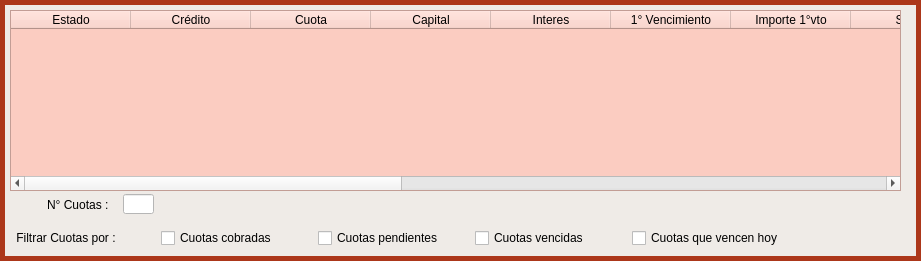
      <widget class="QGroupBox" name="groupBox_3">
       <property name="geometry">
        <rect>
         <x>32</x>
         <y>289</y>
         <width>921</width>
         <height>261</height>
        </rect>
       </property>
       <property name="palette">
        <palette>
         <active>
          <colorrole role="WindowText">
           <brush brushstyle="SolidPattern">
            <color alpha="255">
             <red>0</red>
             <green>0</green>
             <blue>0</blue>
            </color>
           </brush>
          </colorrole>
          <colorrole role="Button">
           <brush brushstyle="SolidPattern">
            <color alpha="255">
             <red>239</red>
             <green>235</green>
             <blue>231</blue>
            </color>
           </brush>
          </colorrole>
          <colorrole role="Light">
           <brush brushstyle="SolidPattern">
            <color alpha="255">
             <red>255</red>
             <green>187</green>
             <blue>153</blue>
            </color>
           </brush>
          </colorrole>
          <colorrole role="Midlight">
           <brush brushstyle="SolidPattern">
            <color alpha="255">
             <red>255</red>
             <green>144</green>
             <blue>89</blue>
            </color>
           </brush>
          </colorrole>
          <colorrole role="Dark">
           <brush brushstyle="SolidPattern">
            <color alpha="255">
             <red>127</red>
             <green>51</green>
             <blue>12</blue>
            </color>
           </brush>
          </colorrole>
          <colorrole role="Mid">
           <brush brushstyle="SolidPattern">
            <color alpha="255">
             <red>170</red>
             <green>68</green>
             <blue>16</blue>
            </color>
           </brush>
          </colorrole>
          <colorrole role="Text">
           <brush brushstyle="SolidPattern">
            <color alpha="255">
             <red>0</red>
             <green>0</green>
             <blue>0</blue>
            </color>
           </brush>
          </colorrole>
          <colorrole role="BrightText">
           <brush brushstyle="SolidPattern">
            <color alpha="255">
             <red>255</red>
             <green>255</green>
             <blue>255</blue>
            </color>
           </brush>
          </colorrole>
          <colorrole role="ButtonText">
           <brush brushstyle="SolidPattern">
            <color alpha="255">
             <red>0</red>
             <green>0</green>
             <blue>0</blue>
            </color>
           </brush>
          </colorrole>
          <colorrole role="Base">
           <brush brushstyle="SolidPattern">
            <color alpha="255">
             <red>239</red>
             <green>235</green>
             <blue>231</blue>
            </color>
           </brush>
          </colorrole>
          <colorrole role="Window">
           <brush brushstyle="SolidPattern">
            <color alpha="255">
             <red>239</red>
             <green>235</green>
             <blue>231</blue>
            </color>
           </brush>
          </colorrole>
          <colorrole role="Shadow">
           <brush brushstyle="SolidPattern">
            <color alpha="255">
             <red>0</red>
             <green>0</green>
             <blue>0</blue>
            </color>
           </brush>
          </colorrole>
          <colorrole role="Highlight">
           <brush brushstyle="SolidPattern">
            <color alpha="255">
             <red>255</red>
             <green>170</green>
             <blue>127</blue>
            </color>
           </brush>
          </colorrole>
          <colorrole role="AlternateBase">
           <brush brushstyle="SolidPattern">
            <color alpha="255">
             <red>255</red>
             <green>178</green>
             <blue>140</blue>
            </color>
           </brush>
          </colorrole>
          <colorrole role="ToolTipBase">
           <brush brushstyle="SolidPattern">
            <color alpha="255">
             <red>255</red>
             <green>255</green>
             <blue>220</blue>
            </color>
           </brush>
          </colorrole>
          <colorrole role="ToolTipText">
           <brush brushstyle="SolidPattern">
            <color alpha="255">
             <red>0</red>
             <green>0</green>
             <blue>0</blue>
            </color>
           </brush>
          </colorrole>
         </active>
         <inactive>
          <colorrole role="WindowText">
           <brush brushstyle="SolidPattern">
            <color alpha="255">
             <red>0</red>
             <green>0</green>
             <blue>0</blue>
            </color>
           </brush>
          </colorrole>
          <colorrole role="Button">
           <brush brushstyle="SolidPattern">
            <color alpha="255">
             <red>239</red>
             <green>235</green>
             <blue>231</blue>
            </color>
           </brush>
          </colorrole>
          <colorrole role="Light">
           <brush brushstyle="SolidPattern">
            <color alpha="255">
             <red>255</red>
             <green>187</green>
             <blue>153</blue>
            </color>
           </brush>
          </colorrole>
          <colorrole role="Midlight">
           <brush brushstyle="SolidPattern">
            <color alpha="255">
             <red>255</red>
             <green>144</green>
             <blue>89</blue>
            </color>
           </brush>
          </colorrole>
          <colorrole role="Dark">
           <brush brushstyle="SolidPattern">
            <color alpha="255">
             <red>127</red>
             <green>51</green>
             <blue>12</blue>
            </color>
           </brush>
          </colorrole>
          <colorrole role="Mid">
           <brush brushstyle="SolidPattern">
            <color alpha="255">
             <red>170</red>
             <green>68</green>
             <blue>16</blue>
            </color>
           </brush>
          </colorrole>
          <colorrole role="Text">
           <brush brushstyle="SolidPattern">
            <color alpha="255">
             <red>0</red>
             <green>0</green>
             <blue>0</blue>
            </color>
           </brush>
          </colorrole>
          <colorrole role="BrightText">
           <brush brushstyle="SolidPattern">
            <color alpha="255">
             <red>255</red>
             <green>255</green>
             <blue>255</blue>
            </color>
           </brush>
          </colorrole>
          <colorrole role="ButtonText">
           <brush brushstyle="SolidPattern">
            <color alpha="255">
             <red>0</red>
             <green>0</green>
             <blue>0</blue>
            </color>
           </brush>
          </colorrole>
          <colorrole role="Base">
           <brush brushstyle="SolidPattern">
            <color alpha="255">
             <red>239</red>
             <green>235</green>
             <blue>231</blue>
            </color>
           </brush>
          </colorrole>
          <colorrole role="Window">
           <brush brushstyle="SolidPattern">
            <color alpha="255">
             <red>239</red>
             <green>235</green>
             <blue>231</blue>
            </color>
           </brush>
          </colorrole>
          <colorrole role="Shadow">
           <brush brushstyle="SolidPattern">
            <color alpha="255">
             <red>0</red>
             <green>0</green>
             <blue>0</blue>
            </color>
           </brush>
          </colorrole>
          <colorrole role="Highlight">
           <brush brushstyle="SolidPattern">
            <color alpha="255">
             <red>255</red>
             <green>170</green>
             <blue>127</blue>
            </color>
           </brush>
          </colorrole>
          <colorrole role="AlternateBase">
           <brush brushstyle="SolidPattern">
            <color alpha="255">
             <red>255</red>
             <green>178</green>
             <blue>140</blue>
            </color>
           </brush>
          </colorrole>
          <colorrole role="ToolTipBase">
           <brush brushstyle="SolidPattern">
            <color alpha="255">
             <red>255</red>
             <green>255</green>
             <blue>220</blue>
            </color>
           </brush>
          </colorrole>
          <colorrole role="ToolTipText">
           <brush brushstyle="SolidPattern">
            <color alpha="255">
             <red>0</red>
             <green>0</green>
             <blue>0</blue>
            </color>
           </brush>
          </colorrole>
         </inactive>
         <disabled>
          <colorrole role="WindowText">
           <brush brushstyle="SolidPattern">
            <color alpha="255">
             <red>127</red>
             <green>51</green>
             <blue>12</blue>
            </color>
           </brush>
          </colorrole>
          <colorrole role="Button">
           <brush brushstyle="SolidPattern">
            <color alpha="255">
             <red>239</red>
             <green>235</green>
             <blue>231</blue>
            </color>
           </brush>
          </colorrole>
          <colorrole role="Light">
           <brush brushstyle="SolidPattern">
            <color alpha="255">
             <red>255</red>
             <green>187</green>
             <blue>153</blue>
            </color>
           </brush>
          </colorrole>
          <colorrole role="Midlight">
           <brush brushstyle="SolidPattern">
            <color alpha="255">
             <red>255</red>
             <green>144</green>
             <blue>89</blue>
            </color>
           </brush>
          </colorrole>
          <colorrole role="Dark">
           <brush brushstyle="SolidPattern">
            <color alpha="255">
             <red>127</red>
             <green>51</green>
             <blue>12</blue>
            </color>
           </brush>
          </colorrole>
          <colorrole role="Mid">
           <brush brushstyle="SolidPattern">
            <color alpha="255">
             <red>170</red>
             <green>68</green>
             <blue>16</blue>
            </color>
           </brush>
          </colorrole>
          <colorrole role="Text">
           <brush brushstyle="SolidPattern">
            <color alpha="255">
             <red>127</red>
             <green>51</green>
             <blue>12</blue>
            </color>
           </brush>
          </colorrole>
          <colorrole role="BrightText">
           <brush brushstyle="SolidPattern">
            <color alpha="255">
             <red>255</red>
             <green>255</green>
             <blue>255</blue>
            </color>
           </brush>
          </colorrole>
          <colorrole role="ButtonText">
           <brush brushstyle="SolidPattern">
            <color alpha="255">
             <red>127</red>
             <green>51</green>
             <blue>12</blue>
            </color>
           </brush>
          </colorrole>
          <colorrole role="Base">
           <brush brushstyle="SolidPattern">
            <color alpha="255">
             <red>239</red>
             <green>235</green>
             <blue>231</blue>
            </color>
           </brush>
          </colorrole>
          <colorrole role="Window">
           <brush brushstyle="SolidPattern">
            <color alpha="255">
             <red>239</red>
             <green>235</green>
             <blue>231</blue>
            </color>
           </brush>
          </colorrole>
          <colorrole role="Shadow">
           <brush brushstyle="SolidPattern">
            <color alpha="255">
             <red>0</red>
             <green>0</green>
             <blue>0</blue>
            </color>
           </brush>
          </colorrole>
          <colorrole role="Highlight">
           <brush brushstyle="SolidPattern">
            <color alpha="255">
             <red>255</red>
             <green>170</green>
             <blue>127</blue>
            </color>
           </brush>
          </colorrole>
          <colorrole role="AlternateBase">
           <brush brushstyle="SolidPattern">
            <color alpha="255">
             <red>255</red>
             <green>102</green>
             <blue>25</blue>
            </color>
           </brush>
          </colorrole>
          <colorrole role="ToolTipBase">
           <brush brushstyle="SolidPattern">
            <color alpha="255">
             <red>255</red>
             <green>255</green>
             <blue>220</blue>
            </color>
           </brush>
          </colorrole>
          <colorrole role="ToolTipText">
           <brush brushstyle="SolidPattern">
            <color alpha="255">
             <red>0</red>
             <green>0</green>
             <blue>0</blue>
            </color>
           </brush>
          </colorrole>
         </disabled>
        </palette>
       </property>
       <property name="font">
        <font>
         <family>KacstOne</family>
         <pointsize>10</pointsize>
         <weight>50</weight>
         <italic>false</italic>
         <bold>false</bold>
        </font>
       </property>
       <property name="autoFillBackground">
        <bool>false</bool>
       </property>
       <property name="styleSheet">
        <string notr="true">QGroupBox{
background-color: rgb(239, 235, 231);
border-style: solid;
border-width: 5px;
border-color: rgb(172, 55, 26);
}

QLabel{
background-color: rgb(239, 235, 231);
}

QLineEdit{
background-color: rgb(255, 255, 255);
}

QTextEdit{
background-color: rgb(255, 255, 255);
}

QComboBox{
background-color: rgb(255, 255, 255);
}

QDateEdit{
background-color: rgb(255, 255, 255);
}

</string>
       </property>
       <property name="title">
        <string/>
       </property>
       <widget class="QTableWidget" name="tw_listado_cuotas">
        <property name="geometry">
         <rect>
          <x>10</x>
          <y>10</y>
          <width>891</width>
          <height>181</height>
         </rect>
        </property>
        <property name="styleSheet">
         <string notr="true">background-color: rgb(251, 204, 193);</string>
        </property>
        <attribute name="horizontalHeaderDefaultSectionSize">
         <number>120</number>
        </attribute>
        <column>
         <property name="text">
          <string>Estado</string>
         </property>
        </column>
        <column>
         <property name="text">
          <string>Crédito</string>
         </property>
        </column>
        <column>
         <property name="text">
          <string>Cuota</string>
         </property>
        </column>
        <column>
         <property name="text">
          <string>Capital</string>
         </property>
        </column>
        <column>
         <property name="text">
          <string>Interes</string>
         </property>
        </column>
        <column>
         <property name="text">
          <string>1° Vencimiento</string>
         </property>
        </column>
        <column>
         <property name="text">
          <string>Importe 1°vto</string>
         </property>
        </column>
        <column>
         <property name="text">
          <string>Saldo</string>
         </property>
        </column>
        <column>
         <property name="text">
          <string>Fecha de Cobro</string>
         </property>
        </column>
        <column>
         <property name="text">
          <string>Importe Cobrado</string>
         </property>
        </column>
        <column>
         <property name="text">
          <string>Cupon N°</string>
         </property>
        </column>
        <column>
         <property name="text">
          <string>Gastos</string>
         </property>
        </column>
        <column>
         <property name="text">
          <string>Seguros</string>
         </property>
        </column>
        <column>
         <property name="text">
          <string>Impuestos</string>
         </property>
        </column>
        <column>
         <property name="text">
          <string>Sellados</string>
         </property>
        </column>
        <column>
         <property name="text">
          <string>Mora</string>
         </property>
        </column>
       </widget>
       <widget class="QLabel" name="label_3">
        <property name="geometry">
         <rect>
          <x>47</x>
          <y>197</y>
          <width>71</width>
          <height>16</height>
         </rect>
        </property>
        <property name="text">
         <string>N° Cuotas :</string>
        </property>
       </widget>
       <widget class="QLineEdit" name="lne_cuotas_nro_cuotas_buscar">
        <property name="geometry">
         <rect>
          <x>123</x>
          <y>194</y>
          <width>31</width>
          <height>20</height>
         </rect>
        </property>
        <property name="styleSheet">
         <string notr="true">background-color: rgb(255, 255, 255);</string>
        </property>
        <property name="text">
         <string/>
        </property>
       </widget>
       <widget class="QLabel" name="label_6">
        <property name="geometry">
         <rect>
          <x>13</x>
          <y>230</y>
          <width>141</width>
          <height>16</height>
         </rect>
        </property>
        <property name="text">
         <string> Filtrar Cuotas por :</string>
        </property>
       </widget>
       <widget class="QCheckBox" name="ckbx_cuotas_pendientes_cuotas_buscar">
        <property name="geometry">
         <rect>
          <x>318</x>
          <y>226</y>
          <width>147</width>
          <height>24</height>
         </rect>
        </property>
        <property name="text">
         <string>Cuotas pendientes</string>
        </property>
       </widget>
       <widget class="QCheckBox" name="ckbx_cuotas_venc_hoy_cuotas_buscar">
        <property name="geometry">
         <rect>
          <x>632</x>
          <y>226</y>
          <width>178</width>
          <height>24</height>
         </rect>
        </property>
        <property name="text">
         <string>Cuotas que vencen hoy</string>
        </property>
       </widget>
       <widget class="QCheckBox" name="ckbx_cuotas_vencidas_cuotas_buscar">
        <property name="geometry">
         <rect>
          <x>475</x>
          <y>226</y>
          <width>132</width>
          <height>24</height>
         </rect>
        </property>
        <property name="text">
         <string>Cuotas vencidas</string>
        </property>
       </widget>
       <widget class="QCheckBox" name="ckbx_cuotas_cobradas_cuotas_buscar">
        <property name="geometry">
         <rect>
          <x>161</x>
          <y>226</y>
          <width>134</width>
          <height>24</height>
         </rect>
        </property>
        <property name="text">
         <string>Cuotas cobradas</string>
        </property>
       </widget>
      </widget>
